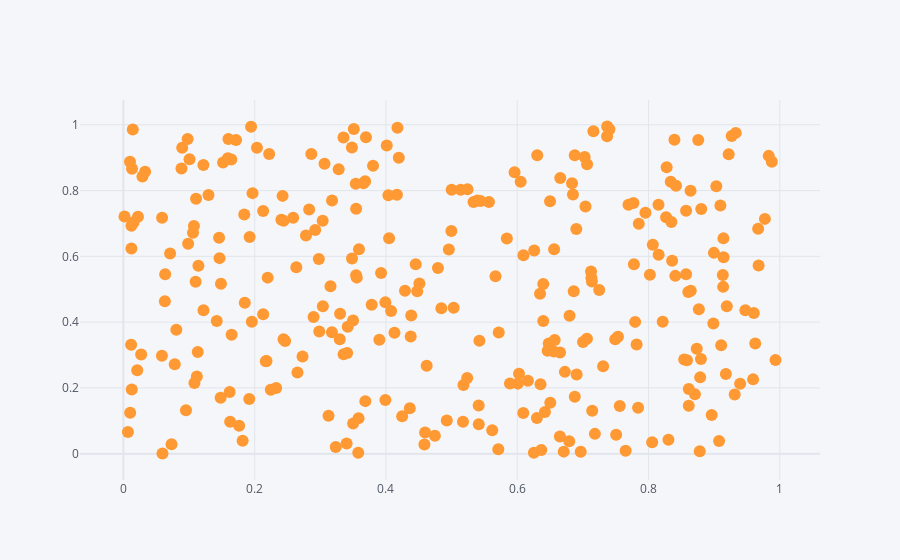

The cell this chart's notebook holds for it:
### Code cell
df.iplot(x='a',y='b',mode='markers')

### Figure 1 — Plotly figure (JSON) as saved in the notebook; plotly's stock layout.template omitted (floating-point values rounded to 4 significant figures; data arrays with more than 128 entries replaced by an {"elided": "..."} marker saying what was removed)
{"data": [{"line": {"color": "rgba(255, 153, 51, 1.0)", "dash": "solid", "shape": "linear", "width": 1.3}, "marker": {"size": 12, "symbol": "circle"}, "mode": "markers", "name": "b", "text": "", "type": "scatter", "x": {"elided": "300 float values"}, "y": {"elided": "300 float values"}}], "layout": {"legend": {"bgcolor": "#F5F6F9", "font": {"color": "#4D5663"}}, "paper_bgcolor": "#F5F6F9", "plot_bgcolor": "#F5F6F9", "title": {"font": {"color": "#4D5663"}}, "xaxis": {"gridcolor": "#E1E5ED", "showgrid": true, "tickfont": {"color": "#4D5663"}, "title": {"font": {"color": "#4D5663"}, "text": ""}, "zerolinecolor": "#E1E5ED"}, "yaxis": {"gridcolor": "#E1E5ED", "showgrid": true, "tickfont": {"color": "#4D5663"}, "title": {"font": {"color": "#4D5663"}, "text": ""}, "zerolinecolor": "#E1E5ED"}}}
